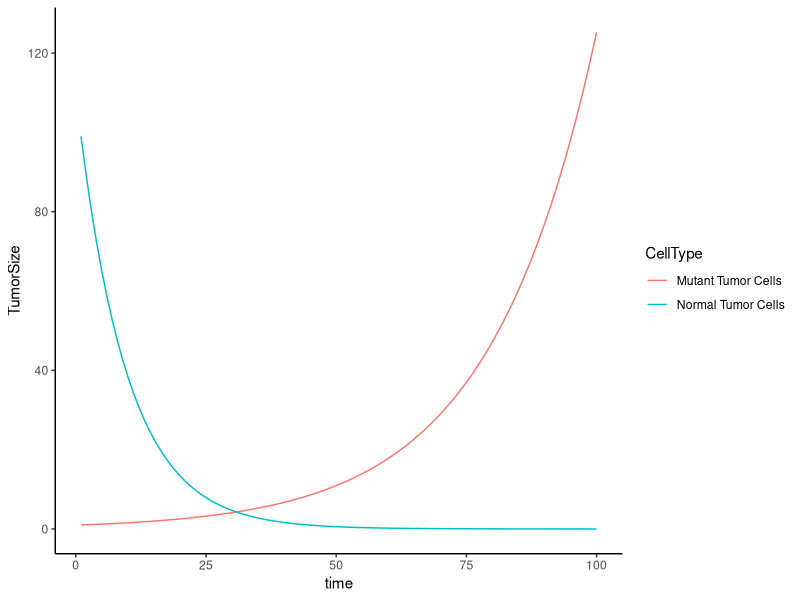

This chart was generated by the following R code:
# Hope Baldwin
# Exercise 11

library(ggplot2)

# initially 99 normal cells and 1 mutant
N0 = 99
M0 = 1

# r for the normal cells when treated is -.1, but is .05 for the mutant ones
rN = -.1
rM = .05

# carrying capacity is 1,000,000
K=1000000

# looking over 50 timesteps
timesteps=100

# make a data frame to store information
tumor=data.frame(time=1:timesteps, tumorNorm=rep(0,timesteps), tumorMut=rep(0,timesteps))

tumor$tumorNorm[1]=N0;
tumor$tumorMut[1]=M0;

# simulate the growth with the given models
for(t in 2:timesteps){
  tumor$tumorNorm[t] <- tumor$tumorNorm[t-1]+rN*tumor$tumorNorm[t-1]*(1-(tumor$tumorNorm[t-1]+tumor$tumorMut[t-1])/K)  
  tumor$tumorMut[t] <- tumor$tumorMut[t-1]+rM*tumor$tumorMut[t-1]*(1-(tumor$tumorMut[t-1]+tumor$tumorNorm[t-1])/K) 
}

# put data into long form 
tumor2=data.frame(time=c(tumor$time,tumor$time), 
                    TumorSize=c(tumor$tumorNorm, tumor$tumorMut),
                    CellType=rep(c("Normal Tumor Cells", "Mutant Tumor Cells"),
                    each=timesteps))
                    
# plot
ggplot(data=tumor2,aes(x=time, y=TumorSize, color = CellType))+
  geom_line() + theme_classic()
                    
                    

                                        
